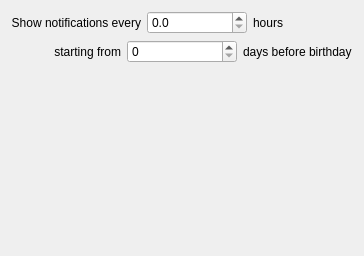
<?xml version="1.0" encoding="UTF-8"?>
<ui version="4.0">
 <class>BirthdayReminderSettings</class>
 <widget class="QWidget" name="BirthdayReminderSettings">
  <property name="geometry">
   <rect>
    <x>0</x>
    <y>0</y>
    <width>364</width>
    <height>256</height>
   </rect>
  </property>
  <property name="windowTitle">
   <string>Birthday reminder settings</string>
  </property>
  <layout class="QVBoxLayout" name="verticalLayout">
   <item>
    <layout class="QHBoxLayout" name="horizontalLayout">
     <item>
      <widget class="QLabel" name="label">
       <property name="text">
        <string>Show notifications every</string>
       </property>
       <property name="alignment">
        <set>Qt::AlignRight|Qt::AlignTrailing|Qt::AlignVCenter</set>
       </property>
      </widget>
     </item>
     <item>
      <widget class="QDoubleSpinBox" name="intervalBetweenNotificationsBox">
       <property name="decimals">
        <number>1</number>
       </property>
      </widget>
     </item>
     <item>
      <widget class="QLabel" name="label_2">
       <property name="text">
        <string>hours</string>
       </property>
      </widget>
     </item>
    </layout>
   </item>
   <item>
    <layout class="QHBoxLayout" name="horizontalLayout_2">
     <item>
      <widget class="QLabel" name="label_3">
       <property name="text">
        <string>starting from</string>
       </property>
       <property name="alignment">
        <set>Qt::AlignRight|Qt::AlignTrailing|Qt::AlignVCenter</set>
       </property>
      </widget>
     </item>
     <item>
      <widget class="QSpinBox" name="daysBeforeNotificationBox"/>
     </item>
     <item>
      <widget class="QLabel" name="label_4">
       <property name="text">
        <string>days before birthday</string>
       </property>
      </widget>
     </item>
    </layout>
   </item>
   <item>
    <spacer name="verticalSpacer">
     <property name="orientation">
      <enum>Qt::Vertical</enum>
     </property>
     <property name="sizeHint" stdset="0">
      <size>
       <width>20</width>
       <height>40</height>
      </size>
     </property>
    </spacer>
   </item>
  </layout>
 </widget>
 <resources/>
 <connections/>
</ui>
